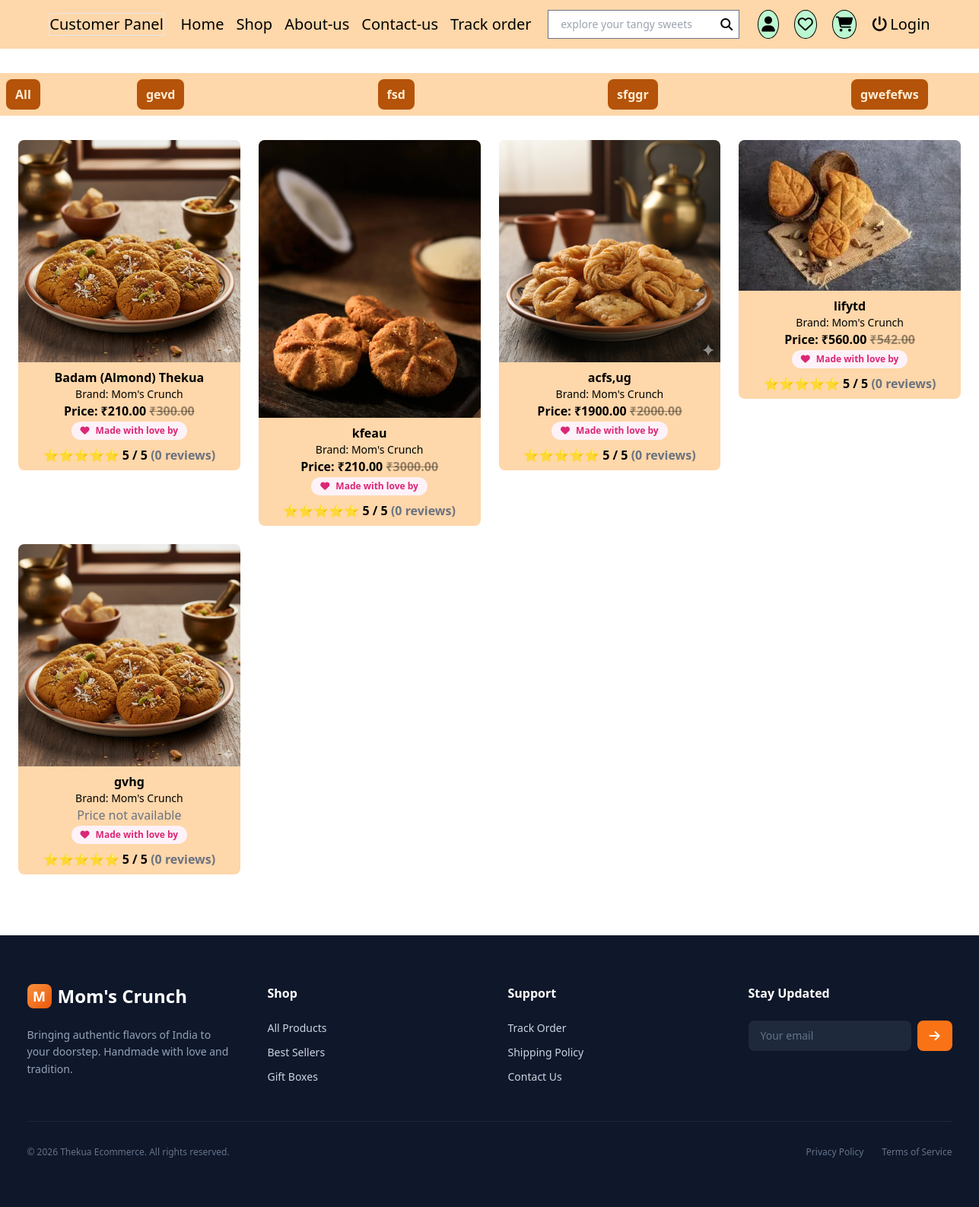
Screenshot of /customer/ with the database file from the repository.
### eshop/models.py (models this page shows, shortened)
class SubCategory(models.Model):
    category=models.ForeignKey(Category,related_name="subcategory",on_delete=models.CASCADE)
    name=models.CharField(max_length=200)
    slug = models.SlugField(unique=True,blank=True)
    image=models.ImageField(upload_to="subcategories/", null=True, blank=True)

class Product(models.Model):
    subcategory=models.ForeignKey(SubCategory,on_delete=models.CASCADE)
    name=models.CharField(max_length=200)
    description=models.CharField(max_length=500)
    seller=models.ForeignKey(User,on_delete=models.CASCADE,related_name="products")
    created_at=models.DateField(auto_now_add=True)
    starting_from=models.DecimalField(max_digits=10,decimal_places=2,null=True,blank=True)
    updated_at=models.DateField(auto_now=True)
    is_active=models.BooleanField(default=False)
    slug = models.SlugField(unique=True,blank=True)
    @property
    def average_rating(self):
        avg = self.reviews.aggregate(avg=Avg("rating"))["avg"]
        return round(avg, 1) if avg else 5
    @property
    def total_reviews(self):
        return self.reviews.count()

class Productimage(models.Model):
    product=models.ForeignKey(Product,on_delete=models.CASCADE,related_name="images")
    productimages=models.ImageField(upload_to="productimages/")

class ProductVariant(models.Model):
    product=models.ForeignKey(Product,on_delete=models.CASCADE,related_name="productvariants")
    weight=models.CharField(max_length=200)
    price=models.DecimalField(max_digits=10,decimal_places=2)
    discount_price=models.DecimalField(max_digits=10,decimal_places=2,null=True,blank=True)
    stock=models.PositiveIntegerField()
    sku=models.PositiveIntegerField()
    is_active=models.BooleanField(default=True)

### eshop/customerviews.py (the view)
# urls.py: path("customer/",customerhome,name="customerpage"),
def customerhome(request):
    subcategories=SubCategory.objects.all()
    products=Product.objects.all()
    return render(request,"customer/customerhome.html",{"products":products,"subcategories":subcategories})

### eshop/templates/customer/customerhome.html
{% extends "customer/customerbase.html" %}
{% block content %}
<section class="mt-8">
  <div class="grid grid-cols-1 sm:grid-cols-2 md:grid-cols-3 lg:grid-cols-4 gap-6 px-6">
    {% for product in products %}
      <a href="{% url 'viewproduct' product.id %}" class="block">
    <div class="bg-orange-200 rounded-lg overflow-hidden hover:shadow-lg">
    {% with product.images.first as img %}
    {% if img %}
        <img src="{{ img.productimages.url }}"
             class="max-w-full max-h-full object-cover">
    {% else %}
        <div class="text-gray-500">No Image</div>
    {% endif %}
    {% endwith %}
    <div class="p-2 text-center">
      <h2 class="font-bold truncate">{{ product.name }}</h2>
      <h2 class="text-sm">Brand: Mom's Crunch</h2>
    {% with product.productvariants.first as variant %}
    {% if variant %}
        <h2 class="font-bold">
        Price:
        {% if variant.discount_price %}
            ₹{{ variant.discount_price }}
            <del class="text-black/40">₹{{ variant.price }}</del>
        {% else %}
            ₹{{ variant.price }}
        {% endif %}
        </h2>
    {% else %}
        <h2 class="text-gray-500">Price not available</h2>
    {% endif %}
    {% endwith %}
    <span class="inline-flex items-center gap-2 px-3 py-1 rounded-full bg-pink-50 text-pink-600 text-xs font-semibold">
        <i class="fa-solid fa-heart"></i>Made with love by {{ profile.owner_name }}
    </span>
    <p class="mt-2 font-semibold">
    ⭐⭐⭐⭐⭐ {{ product.average_rating }} / 5
    <span class="text-gray-500">
        ({{ product.total_reviews }} reviews)
    </span>
</p>
    </div>
    </div>
    </a>
    {% endfor %}
  </div>
</section>
{% endblock %}

### eshop/templates/customer/customerbase.html (shortened to what this page needs)
<!DOCTYPE html>
<html lang="en">
<head>
    <script src="https://cdn.tailwindcss.com"></script>
    <link rel="stylesheet" href="https://cdnjs.cloudflare.com/ajax/libs/font-awesome/6.7.2/css/all.min.css" />
</head>
<body>
    <div class="flex flex-1 w-full h-16 bg-orange-200 px-[5%] justify-between items-center">
        <div class="bg-brown h-100 w-100 border border-green flex">
            <a href="" class="text-black text-xl">Customer Panel</a>
        </div>
        <div class="flex flex-1 items-center justify-center gap-4 text-xl">
            <a href="{% url 'customerpage' %}">Home</a>
            <a href="">Shop</a>
            <a href="{% url 'about' %}">About-us</a>
            <a href="">Contact-us</a>
            <a href="">Track order</a>
        </div>
        <div class="flex items-center gap-6">
            <form action="{% url 'search' %}" method="GET">
                <div class="flex items-center bg-white border border-gray-500 justify-center p-2">
                <input type="text" name="product" value="{{query}}" placeholder="explore your tangy sweets" class="text-sm px-2 outline-none">
                <button type="submit"><i class="fa-solid fa-magnifying-glass flex items-center"></i></button>
            </div>
            </form>
            <div class="flex gap-5">
                <a href="{% url 'profile' %}"><i class="fa-solid fa-user cursor-pointer hover:text-orange-700 text-xl border rounded-[50%] border-black p-1 bg-green-200"></i></a>
                <a href="{% url 'viewwishlist' %}"><i class="fa-regular fa-heart cursor-pointer hover:text-orange-700 text-xl border rounded-[50%] border-black p-1 bg-green-200"></i></a>
                <a href="{% url 'viewcart' %}"><i class="fa-solid fa-cart-shopping cursor-pointer hover:text-orange-700 text-xl border rounded-[50%] border-black p-1 bg-green-200"></i></a>
                {% if user.is_authenticated %}
                <form action="{% url 'logout' %}" method="post">
                    {% csrf_token %}
                    <button type="submit" class="flex items-center text-xl gap-1"><i class="fa-solid fa-power-off"></i>Logout</button>
                </form>
                {% else %}
                <a href="{% url 'login' %}" class="flex items-center text-xl gap-1"><i class="fa-solid fa-power-off"></i>Login</a>
                {% endif %}
            </div>
        </div>
    </div>
    {% if subcategories %}
    <nav class="flex flex-1 mt-8 p-2 bg-orange-200 ">
    <a href="{% url 'customerpage' %}" class="bg-amber-700 font-semibold text-orange-100 px-3 py-2 rounded-lg hover:shadow-lg hover:cursor-pointer">All</a>
    {% for subcategory in subcategories %}
    <div class="px-[10%]">
        <div class="flex bg-amber-700 font-semibold text-orange-100 px-3 py-2 rounded-lg hover:shadow-lg hover:cursor-pointer">
            <a href="{% url 'filter' subcategory.id %}" >{{subcategory.name}}</a>
        </div>
    </div>
    {% endfor %}
    {% endif %}
    </nav>
    {% block content %}
{% endblock %}
    <footer class="bg-slate-900 text-slate-300 py-16 mt-20">
        <div class="container mx-auto px-4 lg:px-8">
            <div class="grid grid-cols-1 md:grid-cols-4 gap-12 mb-12">
                <div class="col-span-1 md:col-span-1">
                    <div class="flex items-center gap-2 mb-6">
                        <div
                            class="w-8 h-8 rounded-lg bg-gradient-to-br from-orange-400 to-orange-600 flex items-center justify-center">
                            <span class="text-white font-bold text-lg font-heading">M</span>
                        </div>
                        <span class="text-2xl font-bold font-heading text-white">Mom's Crunch</span>
                    </div>
                    <p class="text-slate-400 text-sm leading-relaxed">Bringing authentic flavors of India to your
                        doorstep. Handmade with love and tradition.</p>
                </div>
                <div>
                    <h4 class="text-white font-bold mb-6 font-heading">Shop</h4>
                    <ul class="space-y-3 text-sm">
                        <li><a href="#" class="hover:text-orange-400 transition-colors">All Products</a></li>
                        <li><a href="#" class="hover:text-orange-400 transition-colors">Best Sellers</a></li>
                        <li><a href="#" class="hover:text-orange-400 transition-colors">Gift Boxes</a></li>
                    </ul>
                </div>
                <div>
                    <h4 class="text-white font-bold mb-6 font-heading">Support</h4>
                    <ul class="space-y-3 text-sm">
                        <li><a href="#" class="hover:text-orange-400 transition-colors">Track Order</a></li>
                        <li><a href="#" class="hover:text-orange-400 transition-colors">Shipping Policy</a></li>
                        <li><a href="#" class="hover:text-orange-400 transition-colors">Contact Us</a></li>
                    </ul>
                </div>
                <div>
                    <h4 class="text-white font-bold mb-6 font-heading">Stay Updated</h4>
                    <form class="flex gap-2">
                        <input type="email" placeholder="Your email"
                            class="bg-slate-800 border-none rounded-lg px-4 py-2 text-sm text-white focus:ring-2 focus:ring-orange-500 w-full placeholder-slate-500">
                        <button
                            class="bg-orange-500 text-white px-4 py-2 rounded-lg hover:bg-orange-600 transition-colors">
                            <i class="fa-solid fa-arrow-right"></i>
                        </button>
                    </form>
                </div>
            </div>
            <div
                class="border-t border-slate-800 pt-8 flex flex-col md:flex-row justify-between items-center text-xs text-slate-500">
                <p>&copy; 2026 Thekua Ecommerce. All rights reserved.</p>
                <div class="flex gap-6 mt-4 md:mt-0">
                    <a href="#" class="hover:text-white transition-colors">Privacy Policy</a>
                    <a href="#" class="hover:text-white transition-colors">Terms of Service</a>
                </div>
            </div>
        </div>
    </footer>
</body>
</html>
</body>
</html>

### rows the page displays
SubCategory: name "gevd"
SubCategory: name "fsd"
SubCategory: name "sfggr"
SubCategory: name "gwefefws"
Product: images.first.productimages (picture), name "Badam (Almond) Thekua", productvariants.first.discount_price "210.00", productvariants.first.price "300.00", average_rating "5", total_reviews "0"
Product: images.first.productimages (picture), name "kfeau", productvariants.first.discount_price "210.00", productvariants.first.price "3000.00", average_rating "5", total_reviews "0"
Product: images.first.productimages (picture), name "acfs,ug", productvariants.first.discount_price "1900.00", productvariants.first.price "2000.00", average_rating "5", total_reviews "0"
Product: images.first.productimages (picture), name "lifytd", productvariants.first.discount_price "560.00", productvariants.first.price "542.00", average_rating "5", total_reviews "0"
Product: images.first.productimages (picture), name "gvhg", shows "Price not available", average_rating "5", total_reviews "0"
